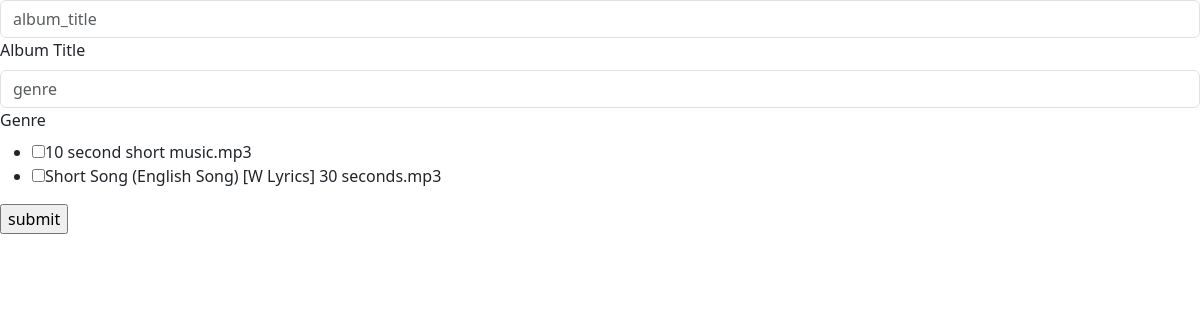
Page /createalbum/2/2 on the committed database.
### model.py (models this page shows)
class songs(db.Model):
    song_id=db.Column(db.Integer,primary_key=True)
    song_title=db.Column(db.String(120), unique=True, nullable=False)
    artist=db.Column(db.String(50), nullable=False)
    release_date=db.Column(db.String(50))
    flag=db.Column(db.Boolean)
    creator_id=db.Column(db.Integer,db.ForeignKey('creators.creator_id'))
    album_id=db.Column(db.Integer,db.ForeignKey('albums.album_id'))
    average_rating = db.Column(db.Float)
    ratings = db.relationship('rating', backref='song', cascade='all, delete-orphan')

### app.py (the view, shortened to what this page needs)
@app.route('/createalbum/<int:user_id>/<int:creator_id>',methods=['GET','POST'])
def createalbum(user_id,creator_id):
    my_song_list=songs.query.filter_by(creator_id=creator_id)
    return render_template('createalbum.html',user_id=user_id,creator_id=creator_id,my_song_list=my_song_list)

### templates/createalbum.html (shortened to what this page needs)
<!DOCTYPE html>
<html lang="en">
<head>
    <link href="https://cdn.jsdelivr.net/npm/bootstrap@5.3.2/dist/css/bootstrap.min.css" rel="stylesheet">
</head>
<body>
    <form action="/createalbum/{{user_id}}/{{creator_id}}" method="POST">
        <input type="string" id="album_title" name='album_title' class="form-control" placeholder="album_title" />
            <label class="form-label" for="album_title">Album Title</label><br>
            <input type="string" id="genre" name='genre' class="form-control" placeholder="genre" />
            <label class="form-label" for="genre">Genre</label><br>
            <ul>
        {%for song in my_song_list%}
        <li>
        <input type="checkbox" name="checkbox_item" class="checkbox-class" value="{{song.song_id}}">{{song.song_title}}
        </li>
        {%endfor%}
        </ul>
        <input type="submit" value="submit">
        </form>
</body>
</html>

### rows in the picture
songs: song_title "10 second short music.mp3"
songs: song_title "Short Song (English Song) [W Lyrics] 30 seconds.mp3"
